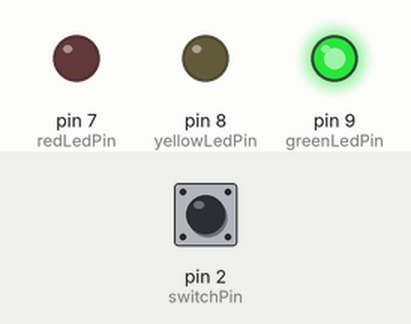
This sketch was run on a simulated Arduino Uno, built with avr-gcc and run on an emulated ATmega328P. Parts: output pins drawn as LEDs (lit = HIGH). Inputs (shaded band) come from the test bench; at power-on: pin 2 (switchPin) HIGH.

Above: at 1.2 s.
1.3 s: pin 2 (switchPin) pulled LOW for 0.15 s
At 2.6 s:
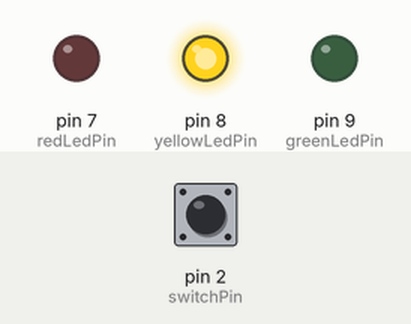
2.9 s: pin 2 (switchPin) pulled LOW for 1 s
At 5.1 s:
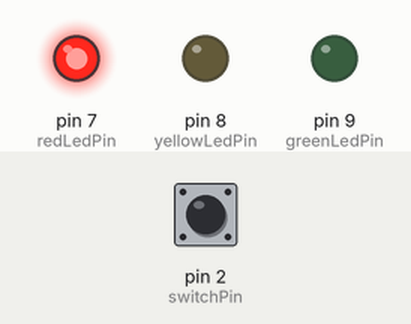
5.4 s: pin 2 (switchPin) pulled LOW for 3.2 s
At 10.0 s:
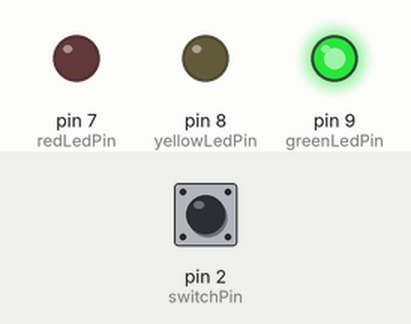
Timing chart, 0 to 11.5 s (numbered marks = the images above; inputs shaded):
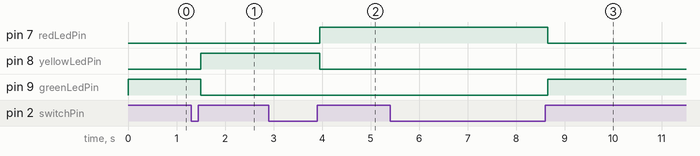

The sketch:

led_3_lights.ino
```cpp
// Lab 6: Traffic Light

#include "Button2.h"

const int redLedPin = 7;
const int yellowLedPin = 8;
const int greenLedPin = 9;
const int switchPin = 2;
int state = 0;
Button2 button;

void tapped(Button2&) {
  if (state == 0) {
    state = 1;
  } else if (state == 1) {
    state = 2;
  } else if (state == 2) {
    state = 0;
  }
}

void setup() {
  pinMode(greenLedPin, OUTPUT);
  pinMode(yellowLedPin, OUTPUT);
  pinMode(redLedPin, OUTPUT);
  button.begin(switchPin);
  button.setTapHandler(tapped);
}

void loop() {
  button.loop(); // MUST call the loop() function first

  if (state == 0) {
    digitalWrite(greenLedPin, HIGH);
    digitalWrite(yellowLedPin, LOW);
    digitalWrite(redLedPin, LOW);
  } else if (state == 1) {
    digitalWrite(greenLedPin, LOW);
    digitalWrite(yellowLedPin, HIGH);
    digitalWrite(redLedPin, LOW);
  } else if (state == 2) {
    digitalWrite(greenLedPin, LOW);
    digitalWrite(yellowLedPin, LOW);
    digitalWrite(redLedPin, HIGH);
  }
}
```

Measured:
- after the input at 1.3 s, pin 8 (yellowLedPin): LOW → HIGH after 0.20 s; pin 9 (greenLedPin): HIGH → LOW after 0.20 s
- after the input at 2.9 s, pin 7 (redLedPin): LOW → HIGH after 1.0 s; pin 8 (yellowLedPin): HIGH → LOW after 1.0 s
- after the input at 5.4 s, pin 7 (redLedPin): HIGH → LOW after 3.2 s; pin 9 (greenLedPin): LOW → HIGH after 3.2 s
